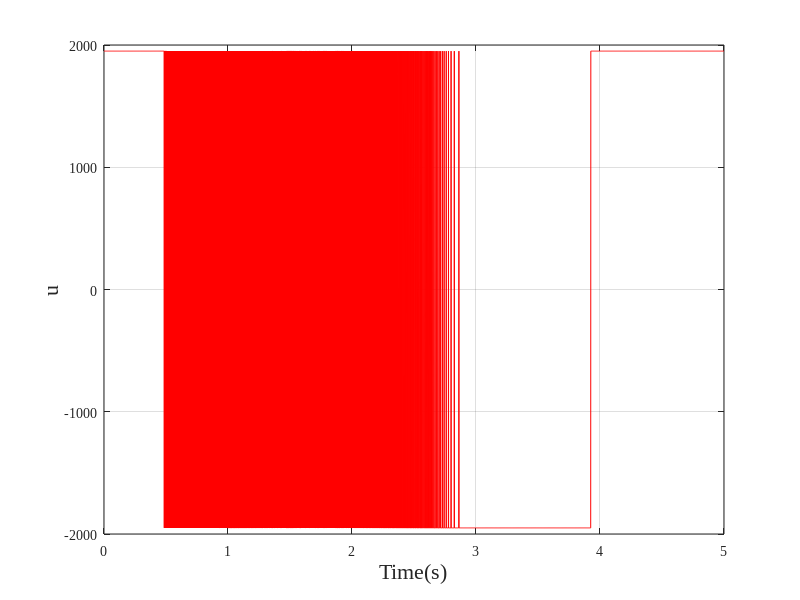

The MATLAB script that drew this image: (Note: this script raises an error after producing the figure.)
%%%%%%%%%%%%%%%%%%%%%%%%%%%%%%%%%%%%%%%%%%%%%%%%%%%%%%%%%%%%%%%%%%%%%%%%%%%

%Due to the existence of random terms, the system may get out of control 
%and it may be necessary to try several times
%Torque limited to [-2000, 2000]


% Parameter initialization
dt = 0.001;       % Simulation time step
t_end = 5;        % Simulation end time
t = 0:dt:t_end;   % Time vector
n = 0;
Da = 2;
Dt = 0.5;

% RBF (Radial Basis Function) network parameters
c_a = 100;
HidLayNuma = 5;          % Number of hidden-layer neurons
OutLayNum = 1;           % Number of output-layer neurons
gamma_a = 80000;         % Learning rate (adaptation gain)
eta_a = 1950;            % Switching gain
c_i_a = 8*[-2 -1  0  1  2
           -2 -1  0  1  2]; % RBF centers
b_i_a = 0.1;             % RBF width
hat_W1_a = 0.08*ones(HidLayNuma, OutLayNum); % Initial NN weights

x = [0; 0];
xr_a  = @(t) 10 + (t > 2) * 4*sin(t*pi);     % Reference position
dxr_a = @(t)      (t > 2) * 4*pi*cos(t*pi);  % Reference velocity

% Definitions of nonlinear dynamics and input gain
f = @(x, t) ((t <= 1) * (-2*x(1) - cos(t)*x(2)*x(2)*x(2)) + ...
            (t > 1)  * 2200*(cos(t)*cos(t)*x(1) + 2*sin(t)*cos(t))); % Nonlinear term f(x,t)
g = @(x) 1 + x(1);                                                % Input gain g(x)
U = @(x,t) 0.5*sin(t)*x(1) + 0.6*cos(t)*x(2);                     % Additional known term
integral_error = 0;

% ====== 2) Pre-generate random variables for each 1-second interval (uniform in [-1,1]) ======
N  = floor(t_end) + 2;    % Number of intervals (one extra to avoid out-of-bound indexing)
U1 = 2*rand(N,1) - 1;     % Random term for disturbance component
U2 = 2*rand(N,1) - 1;     % Random term for disturbance component
U3 = 2*rand(N,1) - 1;     % Random term for disturbance component

% ====== 3) Utility function: given t, return the random value of the current 1-second interval (piecewise constant) ======
stepRand = @(t,U) U( min(floor(t)+1, numel(U)) );

d4 = @(x,t) -100*sin(t)*cos(t) + 100*stepRand(t,U1)*x(2) + ...
            50*stepRand(t,U2)*x(1) + 20*stepRand(t,U3); % Persistent disturbance

% Main simulation loop
tic  % Start timing
for k = 1:length(t)

    %%%%%%%%%%%% Disturbance %%%%%%%%%%%%%%%%%
    d = d4(x, t(k));   % Persistent disturbance

    e  = xr_a(t(k))  - x(1);
    de = dxr_a(t(k)) - x(2);
    s_a = c_a*e + de;  % Sliding surface

    % Compute RBF activations
    for j = 1:HidLayNuma
        h1a(j,:) = exp( -norm([x(1); x(2)] - c_i_a(:,j))^2/(2*b_i_a^2) );
    end

    % NN estimation and weight update
    hat_fx1_a = hat_W1_a' * h1a;
    hat_W1_a  = hat_W1_a + dt * (gamma_a * s_a(1) * h1a);

    % Control law
    u = eta_a * sign(s_a) + hat_fx1_a;

    % System dynamics
    dx1 = x(2);
    dx2 = f(x, t(k)) + g(x) * u + d + U(x, t(k));

    % Update states using the Euler method
    x(1) = x(1) + dx1 * dt;
    x(2) = x(2) + dx2 * dt;

    % Store trajectories
    x_trajectory_NNSMC(:, k) = x;
    control_input_NNSMC(k)  = u;
    x_error_NNSMC(k)        = e;
    x_derror_NNSMC(k)       = de;

end

elapsed_time = toc;  % Stop timing and return elapsed time
fprintf('Total simulation time: %.4f s\n', elapsed_time);

% Plotting
figure;
plot(t, control_input_NNSMC(1, :), 'r');
xlabel('Time(s)', 'FontSize', 16);
ylabel('u', 'FontSize', 16);
grid on;
set(gca, 'FontName', 'Times New Roman');
ax = gca;
ax.FontSize = 16;
hold on;

figure;
plot(t, x_error_NNSMC(1, :), 'r');
xlabel('Time(s)', 'FontSize', 16);
ylabel('Error', 'FontSize', 16);
grid on;
set(gca, 'FontName', 'Times New Roman');
ax = gca;
ax.FontSize = 16;
hold on;

figure;
plot(t, x_trajectory_NNSMC(1, :), 'r');
xlabel('Time(s)', 'FontSize', 16);
ylabel('Position', 'FontSize', 16);
grid on;
set(gca, 'FontName', 'Times New Roman');
ax = gca;
ax.FontSize = 16;
hold on;

function S = skew(v)
% Input: v is a 3×1 vector; Output: S is a 3×3 skew-symmetric matrix
    S = [   0    -v(3)   v(2);
           v(3)   0    -v(1);
          -v(2)  v(1)    0   ];
end
